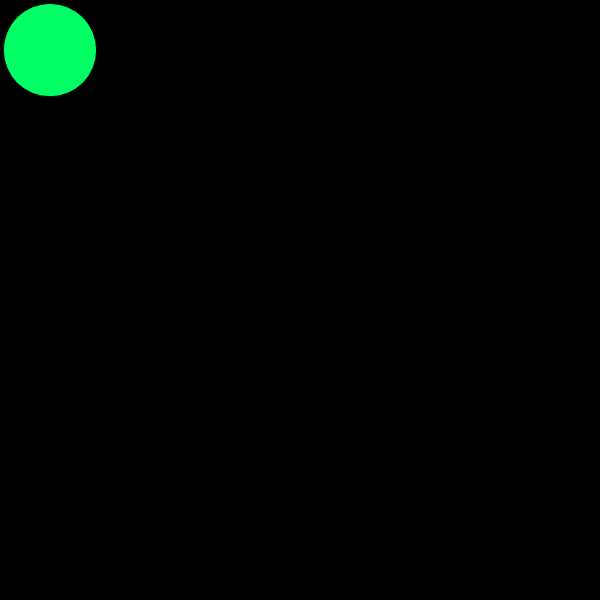
Frame 1 (no input)
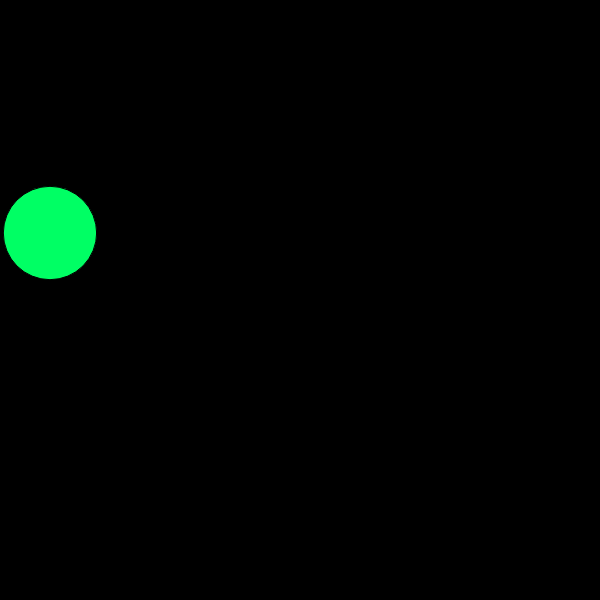
Frame 60 (no input)
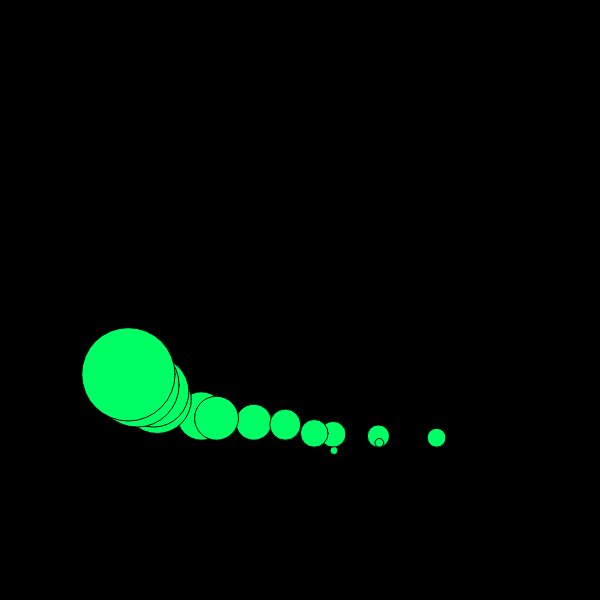
Frame 120 (the mouse pressed at the canvas centre since frame 60)

The p5.js sketch that drew these frames (run headless with seeded random() and noise() and a simulated clock; from frame 60 on, the mouse is pressed at the canvas centre):

// p5.js sketch
// ── sketch.js

'use strict'

let persistForce;
let wind;

let movers = [];
const numMovers = 20;


function setup() {

    createCanvas( 600, 600 );

    persistForce = createVector( 0, 0.1 );
    wind = createVector( 0.2, 0 );

    for ( let i = 0; i < numMovers; i++ ) {

        createMover();

    }

    console.log( movers );

}

function createMover() {

    let mover = new Mover();
    mover.position = createVector( 50, 50 );
    mover.mass = random( 0.1, 5.0 );

    movers.push( mover );

}

function draw() {

    background( 0 );

    for ( let i = 0; i < movers.length; i++ ) {

        if ( mouseIsPressed ) {

        movers[i].applyForce( wind );

        }

        // *** persistant force is mult by mass
        // to cancel out affect of it being div in applyForce
        let m = movers[i].mass;
        let gravity = p5.Vector.mult( persistForce, m );
        movers[i].applyForce( gravity );

        movers[i].checkEdges();
        movers[i].update();
        movers[i].display();

    }

}

function Mover() {

    this.position = createVector( width / 2, height / 2 );
    this.velocity = createVector( 0, 0 );
    this.acceleration = createVector( 0, 0 );
    this.topSpeed = 500;

    this.mass;
    this.col = color( 0, 255, 100 );

    this.applyForce = function( force ) {

        // force is inverse proportional to mass
        let f = p5.Vector.div( force, this.mass );
        this.acceleration.add( f );

    }

    this.update = function() {

        this.velocity.add( this.acceleration );
        this.velocity.limit( this.topSpeed );
        this.position.add( this.velocity );

        // clear acceleration at end of update!
        this.acceleration.mult( 0 );

    }

    this.checkEdges = function() {

        let s = ( this.mass * 20 ) * 0.5;
        if ( this.position.x > width - s ) {

            this.position.x = width - s;
            this.velocity.x *= -1;

        } else if ( this.position.x < 0 + s ) {

            this.position.x = 0 + s;
            this.velocity.x *= -1;

        }

        if ( this.position.y > height - s ) {

            this.position.y = height - s;
            this.velocity.y *= -1;

        } else if ( this.position.y < 0 + s ) {

            this.position.y = 0 + s;
            this.velocity.y *= -1;

        }

    }

    this.display = function() {

        fill( this.col );
        ellipse( this.position.x, this.position.y, this.mass * 20, this.mass * 20 );

    }

}
